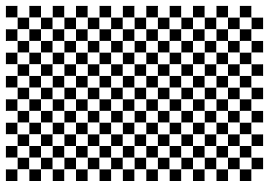
//> input picture Edge and Corner Detection/checkerboard.png, 269 x 187 px
$ ./Harris_corner   (built with g++ and OpenCV 4)
//> lines starting //> are read from the running program, lines starting //| are printed output that depends on the picture; after the words box and inside, x2 and y2 are one past the last pixel; in counts of white or black regions, pixels touching at a corner belong together
// opencv_test.cpp : Defines the entry point for the console application.
//

#include "stdafx.h"
#include <opencv2/opencv.hpp>
#include "opencv2/highgui.hpp"
#include <iostream>
#include <string>

using namespace cv;
using namespace std;

vector<Point2f> MatToVec(const Mat input);
Mat NonMaximum_Suppression(const Mat input, Mat corner_mat, int radius);
Mat Mirroring(const Mat input, int n);
void type2str(int type);


int main() {

	//Use the following three images.
	Mat input = imread("checkerboard.png", CV_LOAD_IMAGE_COLOR);
//> input is the input picture: 187 rows x 269 cols, CV_8UC3; min 0, max 255, mean 144
//	Mat input = imread("checkerboard2.jpg", CV_LOAD_IMAGE_COLOR);
//	Mat input = imread("lena.jpg", CV_LOAD_IMAGE_COLOR);

		// check for validation
	if (!input.data) {
		printf("Could not open\n");
		return -1;
	}

	int row = input.rows;
//> row = 187
	int col = input.cols;
//> col = 269

	Mat input_gray, input_visual;
	Mat output, output_norm, corner_mat;
	vector<Point2f> points;

	corner_mat = Mat::zeros(row, col, CV_8U);

	//Option for the non-maximum suppression
	//Compare the result when 'true' or 'false'
	bool NonMaxSupp = true;

	//Option for subpixel refinement in corner detection,
	//Compare the result when 'true' or 'false'
	bool Subpixel = true;


	cvtColor(input, input_gray, CV_RGB2GRAY);	// convert RGB to Grayscale

	//Harris corner detection using 'cornerHarris'
	//Note that 'src' of 'cornerHarris' can be either 1) input single-channel 8-bit or 2) floating-point image.
	cornerHarris(input_gray, output, 2, 3, 0.04, BORDER_DEFAULT);
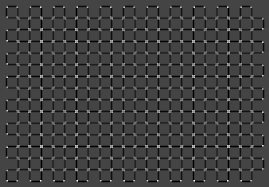
//> output: 187 rows x 269 cols, CV_32FC1; min -0.04, max 0.108, mean -0.00262; drawn with min black and max white


	//Scale the Harris response map 'output' from 0 to 1.
	//This is for display purpose only.
	normalize(output, output_norm, 0, 1.0, NORM_MINMAX);
	namedWindow("Harris Response", WINDOW_AUTOSIZE);
	imshow("Harris Response", output_norm);


	//Threshold the Harris corner response.
	//corner_mat = 1 for corner, 0 otherwise.
	input_visual = input.clone();
	double minVal, maxVal;		Point minLoc, maxLoc;
	minMaxLoc(output, &minVal, &maxVal, &minLoc, &maxLoc);
//> minVal = -0.04; maxVal = 0.108; minLoc = Point(41, 8); maxLoc = Point(40, 180)

	int corner_num = 0;
	for (int i = 0; i < row; i++) {
		for (int j = 0; j < col; j++) {
			if (output.at<float>(i, j) > 0.01 * maxVal)
			{
				//input_visual.at<Vec3b>(i, j)[0] = 0;		input_visual.at<Vec3b>(i, j)[1] = 0;	input_visual.at<Vec3b>(i, j)[2] = 255;
				circle(input_visual, Point(j, i), 2, Scalar(0, 0, 255), 1, 8, 0);	//You can also use this function of drawing a circle. For details, search 'circle' in OpenCV.

				corner_mat.at<uchar>(i, j) = 1;
				corner_num++;
			}

			else
				output.at<float>(i, j) = 0.0;
		}
	}
//> this loop made 187 passes
//> corner_num on passes 1 to 3: 0, 0, 0
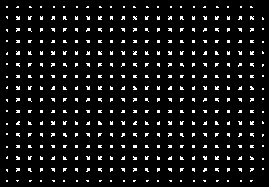
//> corner_mat: 187 rows x 269 cols, CV_8UC1; values 0 (black) and 1 (white), 7% white in thin lines or dots
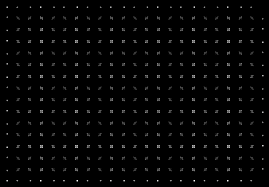
//> output: 187 rows x 269 cols, CV_32FC1; min 0, max 0.108, mean 0.00197; drawn with min black and max white
//> after the loop, corner_num = 3543
	printf("After cornerHarris, corner number = %d\n\n", corner_num);
//| After cornerHarris, corner number = 3543
	namedWindow("Harris Corner", WINDOW_AUTOSIZE);
	imshow("Harris Corner", input_visual);

	//Non-maximum suppression
	if (NonMaxSupp)
	{
		NonMaximum_Suppression(output, corner_mat, 2);
//> after the loop in Mirroring, `for (int i = n; i < row + n; i++)`:
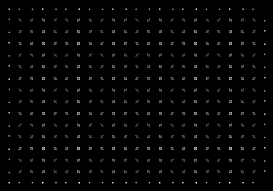
//> input2: 191 rows x 273 cols, CV_32FC1; min 0, max 0.108, mean 0.0019; drawn with min black and max white
//> after the loop in NonMaximum_Suppression, `for (int i = radius; i < row + radius; i++)`:
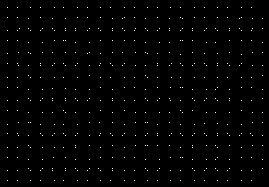
//> corner_mat: 187 rows x 269 cols, CV_8UC1; values 0 (black) and 1 (white), 0.94% white in thin lines or dots, all inside (x1, y1, x2, y2) = (7, 7, 263, 181)

		corner_num = 0;
		input_visual = input.clone();
		for (int i = 0; i < row; i++) {
			for (int j = 0; j < col; j++) {
				if (corner_mat.at<uchar>(i, j) == 1) {
					//input_visual.at<Vec3b>(i, j)[0] = 0;		input_visual.at<Vec3b>(i, j)[1] = 0;	input_visual.at<Vec3b>(i, j)[2] = 255;
					circle(input_visual, Point(j, i), 1, Scalar(0, 0, 255), 1, 8, 0);	//You can also use this function of drawing a circle. For details, search 'circle' in OpenCV.
					corner_num++;
				}
			}
		}
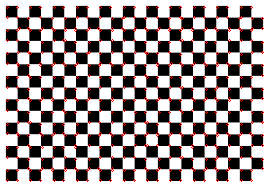
//> input_visual: 187 rows x 269 cols, CV_8UC3; 3.7% of pixels changed, all inside (x1, y1, x2, y2) = (6, 6, 264, 182)
//> after the loop, corner_num = 472

		printf("After non-maximum suppression, corner number = %d\n\n", corner_num);
//| After non-maximum suppression, corner number = 472
		namedWindow("Harris Corner (Non-max)", WINDOW_AUTOSIZE);
		imshow("Harris Corner (Non-max)", input_visual);
	}

	//Sub-pixel refinement for detected corners
	if (Subpixel)
	{
		Size subPixWinSize(3, 3);
		Size zerosize(-1, -1);
		TermCriteria termcrit(TermCriteria::COUNT | TermCriteria::EPS, 20, 0.03);

		points = MatToVec(corner_mat);
//> after the loop in MatToVec, `for (int i = 0; i < input.rows; i++)`: points = 472 Points (x, y), first 12: [7, 7], [17, 7], [30, 7], [40, 7], [54, 7], [63, 7], [77, 7], [87, 7], [100, 7], [110, 7], [124, 7], [134, 7]

		cornerSubPix(input_gray, points, subPixWinSize, zerosize, termcrit);
//> points = 472 Points (x, y), first 12: [5.54, 5.54], [16.74, 5.52], [28.88, 5.55], [40.42, 5.55], [52.43, 5.53], [63.54, 5.53], [75.58, 5.54], [87.09, 5.55], [99.22, 5.53], [110.5, 5.54], [122.5, 5.53], [133.7, 5.52]

		//Display the set of corners
		input_visual = input.clone();
		for (int k = 0; k < points.size(); k++) {

			int x = points[k].x;
			int y = points[k].y;

			if (x<0 || x>col - 1 || y<0 || y>row - 1)
			{
				points.pop_back();
				continue;
			}

			//input_visual.at<Vec3b>(i, j)[0] = 0;		input_visual.at<Vec3b>(i, j)[1] = 0;	input_visual.at<Vec3b>(i, j)[2] = 255;
			circle(input_visual, Point(x, y), 1, Scalar(0, 0, 255), 1, 8, 0);	//You can also use this function of drawing a circle. For details, search 'circle' in OpenCV.
		}
//> this loop made 472 passes
//> (x, y) on passes 1 to 3: (5, 5), (16, 5), (28, 5)
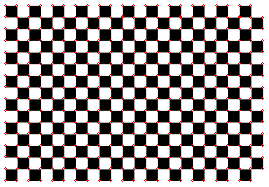
//> input_visual: 187 rows x 269 cols, CV_8UC3; 2.93% of pixels changed, all inside (x1, y1, x2, y2) = (4, 4, 264, 182)

		printf("After subpixel-refinement, corner number = %d\n\n", points.size());
//| After subpixel-refinement, corner number = 472
		namedWindow("Harris Corner (subpixel)", WINDOW_AUTOSIZE);
		imshow("Harris Corner (subpixel)", input_visual);
	}

	waitKey(0);

	return 0;
}

vector<Point2f> MatToVec(const Mat input)
{
	vector<Point2f> points;

	for (int i = 0; i < input.rows; i++) {
		for (int j = 0; j < input.cols; j++) {
			if (input.at<uchar>(i, j) == 1) {
				points.push_back(Point2f((float)j, (float)i));
			}
		}
	}

	return points;
}

//corner_mat = 1 for corner, 0 otherwise.
Mat NonMaximum_Suppression(const Mat input, Mat corner_mat, int radius)
{
	int row = input.rows;
	int col = input.cols;

	Mat input_mirror = Mirroring(input, radius);


	for (int i = radius; i < row + radius; i++) {
		for (int j = radius; j < col + radius; j++) {

			if (corner_mat.at<uchar>(i-radius, j-radius) == 1) {

				float max = input_mirror.at<float>(i, j);
				int x = i, y = j;

				for (int k = -radius; k <= radius; k++) {
					for (int l = -radius; l <= radius; l++) {

						if (input_mirror.at<float>(i + k, j + l) > max && i + k >= 0 && i + k < row && j + l >= 0 && j + l < col) {

							corner_mat.at<uchar>(x-radius, y-radius) = 0;
							max = input_mirror.at<float>(i + k, j + l);
							x = i + k;
							y = j + l;
							corner_mat.at<uchar>(x-radius, y-radius) = 1;
						}
					}
				}
			}

		}
	}

	return input;
}

Mat Mirroring(const Mat input, int n)
{
	int row = input.rows;
	int col = input.cols;

	Mat input2 = Mat::zeros(row + 2 * n, col + 2 * n, input.type());
	int row2 = input2.rows;
	int col2 = input2.cols;

	for (int i = n; i < row + n; i++) {
		for (int j = n; j < col + n; j++) {
			input2.at<float>(i, j) = input.at<float>(i - n, j - n);
		}
	}
	for (int i = n; i < row + n; i++) {
		for (int j = 0; j < n; j++) {
			input2.at<float>(i, j) = input2.at<float>(i, 2 * n - j);
		}
		for (int j = col + n; j < col2; j++) {
			input2.at<float>(i, j) = input2.at<float>(i, 2 * col - 2 + 2 * n - j);
		}
	}
	for (int j = 0; j < col2; j++) {
		for (int i = 0; i < n; i++) {
			input2.at<float>(i, j) = input2.at<float>(2 * n - i, j);
		}
		for (int i = row + n; i < row2; i++) {
			input2.at<float>(i, j) = input2.at<float>(2 * row - 2 + 2 * n - i, j);
		}
	}

	return input2;
}


//If you want to know the type of 'Mat', use the following function
//For instance, for 'Mat input'
//type2str(input.type());

void type2str(int type) {
	string r;

	uchar depth = type & CV_MAT_DEPTH_MASK;
	uchar chans = 1 + (type >> CV_CN_SHIFT);

	switch (depth) {
	case CV_8U:  r = "8U"; break;
	case CV_8S:  r = "8S"; break;
	case CV_16U: r = "16U"; break;
	case CV_16S: r = "16S"; break;
	case CV_32S: r = "32S"; break;
	case CV_32F: r = "32F"; break;
	case CV_64F: r = "64F"; break;
	default:     r = "User"; break;
	}

	r += "C";
	r += (chans + '0');

	printf("Matrix: %s \n", r.c_str());
}

$ run again, with Edge and Corner Detection/checkerboard2.jpg saved as Edge and Corner Detection/checkerboard.png
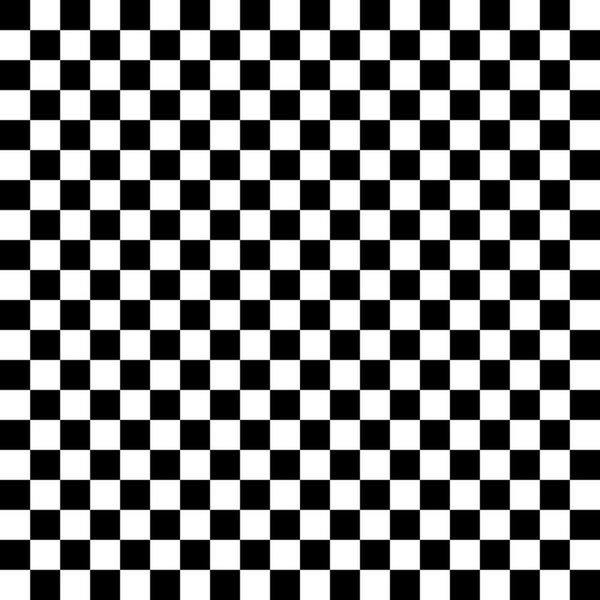
//> input picture Edge and Corner Detection/checkerboard2.jpg, 600 x 600 px
//> input is the input picture: 600 rows x 600 cols, CV_8UC3; min 0, max 255, mean 127.3
//> minVal = -0.0254; maxVal = 0.0378; minLoc = Point(300, 393); maxLoc = Point(301, 61)
//> the loop `for (int i = 0; i < row; i++)` made 600 passes
//> corner_num on passes 1 to 3: 0, 0, 0
//> after the loop `for (int i = 0; i < row; i++)`: corner_num = 3272
//| After cornerHarris, corner number = 3272
//> after the loop in NonMaximum_Suppression, `for (int i = radius; i < row + radius; i++)`:
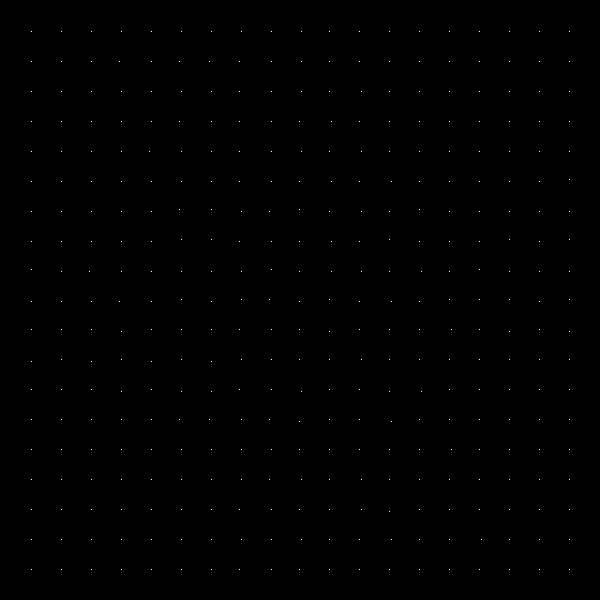
//> corner_mat: 600 rows x 600 cols, CV_8UC1; values 0 (black) and 1 (white), 0.1% white in thin lines or dots, all inside (x1, y1, x2, y2) = (31, 31, 570, 570)
//> after the loop `for (int i = 0; i < row; i++)`: corner_num = 361
//| After non-maximum suppression, corner number = 361
//> after the loop in MatToVec, `for (int i = 0; i < input.rows; i++)`: points = 361 Points (x, y), first 12: [31, 31], [61, 31], [91, 31], [121, 31], [151, 31], [181, 31], [211, 31], [241, 31], [271, 31], [301, 31], [329, 31], [359, 31]
//> `cornerSubPix(input_gray, points, subPixWinSize, zerosize, termcrit);`: points = 361 Points (x, y), first 12: [29.63, 29.64], [59.6, 29.63], [89.59, 29.59], [119.6, 29.61], [149.6, 29.6], [179.6, 29.62], [209.5, 29.61], [239.5, 29.61], [269.5, 29.61], [299.5, 29.63], [329.5, 29.63], [359.5, 29.6]
//> the loop `for (int k = 0; k < points.size(); k++)` made 361 passes
//> (x, y) on passes 1 to 3: (29, 29), (59, 29), (89, 29)
//> after the loop `for (int k = 0; k < points.size(); k++)`:
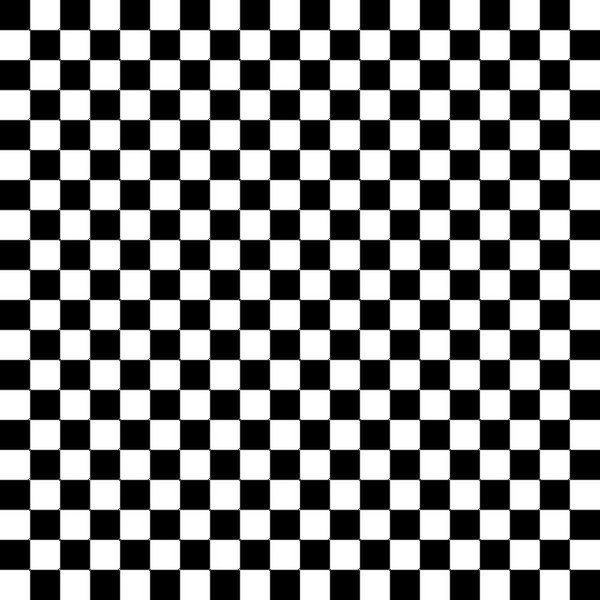
//> input_visual: 600 rows x 600 cols, CV_8UC3; 0.4% of pixels changed, all inside (x1, y1, x2, y2) = (28, 28, 571, 571)
//| After subpixel-refinement, corner number = 361
